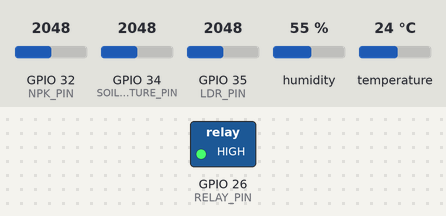
Simulated run of this sketch. Board: ESP32. On the bench: switched loads named in the sketch (green lamp = pin HIGH). The test bench sets the inputs (shaded band); at power-on: GPIO 34 (SOIL_MOISTURE_PIN) = 2048, GPIO 32 (NPK_PIN) = 2048, GPIO 35 (LDR_PIN) = 2048, humidity 55 %, temperature 24 °C. WiFi joins after 1.5 s; servers stay silent unless stated.

Above: at 3.0 s.
3.1 s: GPIO 34 (SOIL_MOISTURE_PIN) set to 841
5.0 s: GPIO 34 (SOIL_MOISTURE_PIN) set to 728
At 7.0 s:
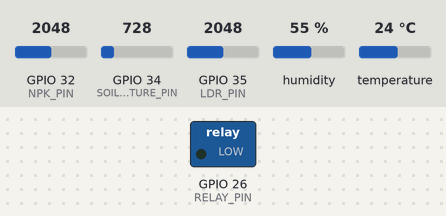
7.3 s: GPIO 34 (SOIL_MOISTURE_PIN) set to 840
At 8.2 s:
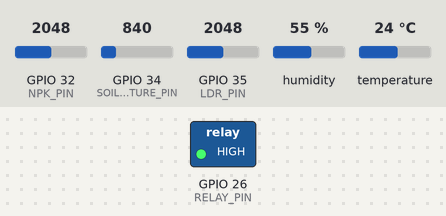
9.3 s: GPIO 34 (SOIL_MOISTURE_PIN) set to 760
At 10.1 s:
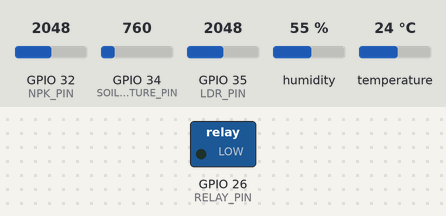
Timing chart, 0 to 12.3 s (numbered marks = the images above; inputs shaded):
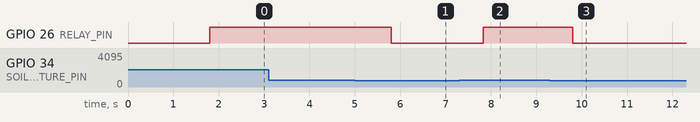

The sketch:

green_house.ino
```cpp
#define BLYNK_PRINT Serial
#include <WiFi.h>
#include <BlynkSimpleEsp32.h>
#include <DHT.h>

// Blynk Authentication Token
char auth[] = "token";
// Wi-Fi credentials
char ssid[] = "bingun";
char pass[] = "Bing@0715";

// Sensor and Pin Configurations
#define DHTPIN 4
#define DHTTYPE DHT11
#define SOIL_MOISTURE_PIN 34
#define LDR_PIN 35
#define RELAY_PIN 26
#define NPK_PIN 32 // NPK Sensor Analog Pin

DHT dht(DHTPIN, DHTTYPE);
BlynkTimer timer;

void sendSensorData() {
    float temp = dht.readTemperature();
    float hum = dht.readHumidity();
    int soilMoisture = analogRead(SOIL_MOISTURE_PIN);
    int lightLevel = analogRead(LDR_PIN);
    int npkValue = analogRead(NPK_PIN); // Read NPK sensor value

    // Send data to Blynk
    Blynk.virtualWrite(V0, temp);
    Blynk.virtualWrite(V1, hum);
    Blynk.virtualWrite(V2, soilMoisture);
    Blynk.virtualWrite(V3, lightLevel);
    Blynk.virtualWrite(V5, npkValue); // Send NPK data

    // Automated Irrigation Control
    if (soilMoisture < 800) { // Adjust threshold
        digitalWrite(RELAY_PIN, LOW); // Turn on water pump
        Blynk.virtualWrite(V4, "Watering: ON");
    } else {
        digitalWrite(RELAY_PIN, HIGH); // Turn off water pump
        Blynk.virtualWrite(V4, "Watering: OFF");
    }
}

void setup() {
    Serial.begin(115200);
    Blynk.begin(auth, ssid, pass);
    dht.begin();
    pinMode(SOIL_MOISTURE_PIN, INPUT);
    pinMode(LDR_PIN, INPUT);
    pinMode(NPK_PIN, INPUT);
    pinMode(RELAY_PIN, OUTPUT);
    digitalWrite(RELAY_PIN, HIGH);

    timer.setInterval(2000L, sendSensorData);
}

void loop() {
    Blynk.run();
    timer.run();
}
```

Measured:
- the behaviour switches between 800 and 799 on GPIO 34 (SOIL_MOISTURE_PIN) (found by bisection; images 0 and 1)
- after the input at 3.1 s, every drawn part: stays the same
- after the input at 5.0 s, GPIO 26 (RELAY_PIN): HIGH → LOW after 0.81 s
- after the input at 7.3 s, GPIO 26 (RELAY_PIN): LOW → HIGH after 0.53 s
- after the input at 9.3 s, GPIO 26 (RELAY_PIN): HIGH → LOW after 0.51 s
